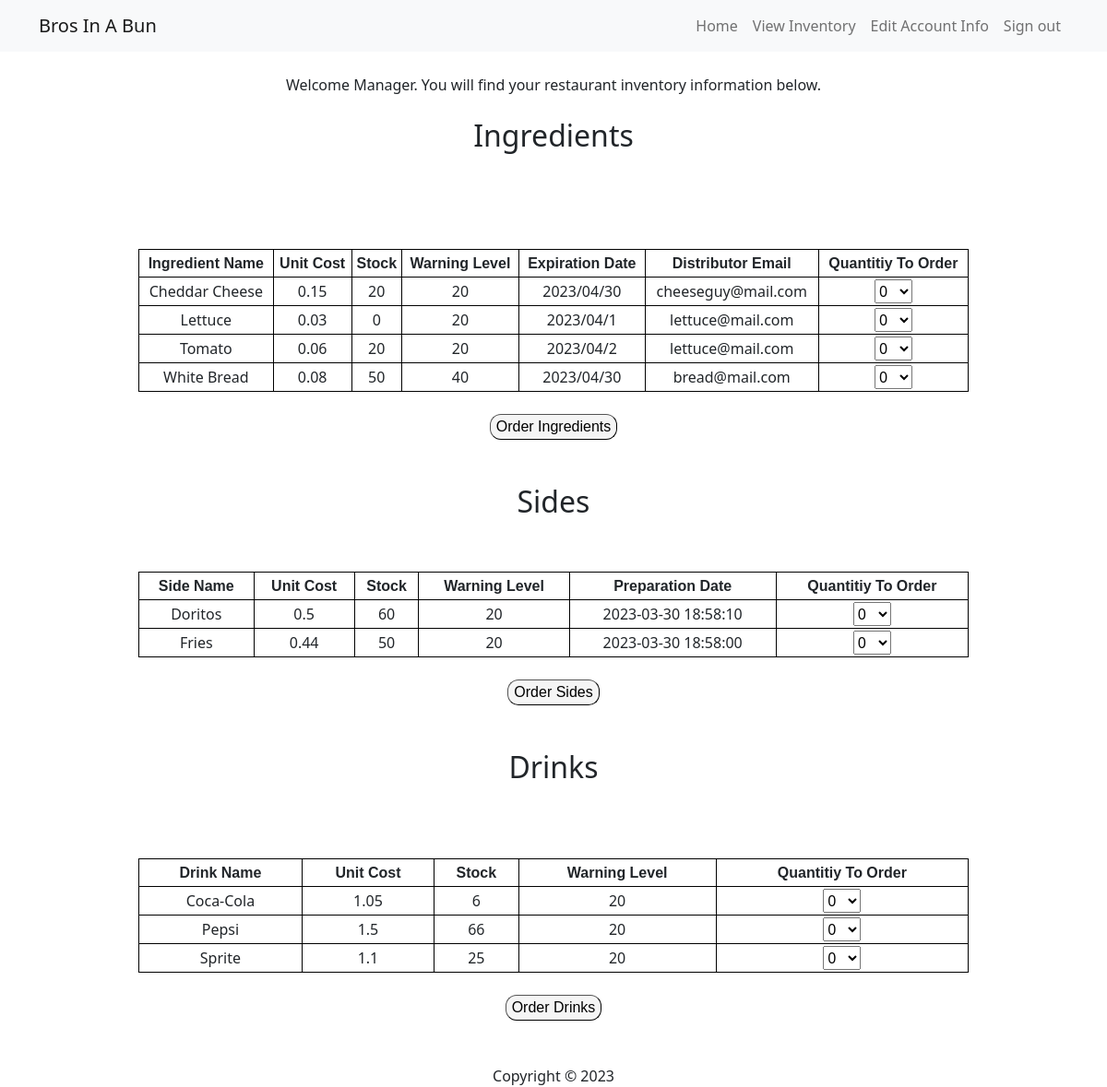
/manager/View-inventory.php (signed in), run on the app's committed database.
### tables this page shows
CREATE TABLE `ingredients` (
  `Item_name` varchar(255) NOT NULL,
  `Purchased_date` varchar(255) NOT NULL,
  `Expiration` varchar(255) NOT NULL
);

CREATE TABLE `inventory` (
  `Item_name` varchar(255) NOT NULL,
  `Unit_cost` float NOT NULL,
  `Stock_level` int(10) NOT NULL DEFAULT 0,
  `Warning_level` int(10) NOT NULL DEFAULT 20,
  `Distributor_phone` varchar(255) NOT NULL,
  `Distributor_email` varchar(255) NOT NULL
);

CREATE TABLE `sides` (
  `Item_name` varchar(255) NOT NULL,
  `Time Prepared` datetime NOT NULL
);

CREATE TABLE `drinks` (
  `Item_name` varchar(255) NOT NULL
);

### manager/View-inventory.php (the view, shortened to what this page needs)
<?php include '../inc/header.php'; ?>
<?php
if(!empty($_SESSION['Name'])){
    echo 'Welcome ' . $_SESSION['Name'] . ". You will find your restaurant inventory information below.";
}
$sql  = 'SELECT * FROM  ingredients NATURAL JOIN inventory';
$result = mysqli_query($con, $sql);
?>
<br></br>
<h2>Ingredients</h2>
<?php if(mysqli_num_rows($result) == 0){ ?>
    <p class="lead mt3">There are no items</p>
<?php ;}else{
            echo '<table border= "1" width = "900" cellspacing = "0" cellpadding = "2" colspan  = "2" >';
            echo '<tr>';
                echo '<td> <b> <font face = "Arial">Ingredient Name</font> </b></td>';
                echo '<td> <b><font face = "Arial">Unit Cost</font> </b></td>';
                echo '<td> <b><font face = "Arial">Stock</font></b> </td>';
                echo '<td> <b><font face = "Arial">Warning Level</font></b> </td>';
                echo '<td> <b><font face = "Arial">Expiration Date</font></b> </td>';
                echo '<td> <b><font face = "Arial">Distributor Email</font></b> </td>';
                echo '<td> <b><font face = "Arial">Quantitiy To Order</font></b> </td>';
            echo '</tr>';
            while($row = mysqli_fetch_assoc($result)){
                $field1name = $row["Item_name"];
                $field2name = $row["Unit_cost"];
                $field3name = $row["Stock_level"];
                $field4name = $row["Warning_level"];
                $field5name = $row["Expiration"];
                $field6name = $row["Distributor_email"];
                echo '<tr>
                <td>'.$field1name.'</td>
                <td>'.$field2name.'</td>
                <td>'.$field3name.'</td>
                <td>'.$field4name.'</td>
                <td>'.$field5name.'</td>
                <td>'.$field6name.'</td>
                <td> <select>
                    <option value="0">0</option>
                    <option value="10">10</option>
                    <option value="20">20</option>
                    <option value="30">30</option>
                    <option value="40">40</option>
                    <option value="50">50</option>
                    <option value="60">60</option>
                    <option value="70">70</option>
                    <option value="80">80</option>
                    </select></td>
                </tr><br>';
            }
            echo '</table><br>';
            echo '<button class = "nicebutton">Order Ingredients</button>';
        }?>
<?php
$sql  = 'SELECT * FROM  sides NATURAL JOIN inventory';
$result = mysqli_query($con, $sql);?>
<br></br>
<h2>Sides</h2>
<?php if(mysqli_num_rows($result) == 0){ ?>
    <p class="lead mt3">There are no items</p>
<?php ;}else{
            echo '<table border= "1" width = "900" cellspacing = "0" cellpadding = "2" colspan  = "2" >';
            echo '<tr>';
                echo '<td> <b> <font face = "Arial">Side Name</font> </b></td>';
                echo '<td> <b><font face = "Arial">Unit Cost</font> </b></td>';
                echo '<td> <b><font face = "Arial">Stock</font></b> </td>';
                echo '<td> <b><font face = "Arial">Warning Level</font></b> </td>';
                echo '<td> <b><font face = "Arial">Preparation Date</font></b> </td>';
                echo '<td> <b><font face = "Arial">Quantitiy To Order</font></b> </td>';
            echo '</tr>';
            while($row = mysqli_fetch_assoc($result)){
                $field1name = $row["Item_name"];
                $field2name = $row["Unit_cost"];
                $field3name = $row["Stock_level"];
                $field4name = $row["Warning_level"];
                $field5name = $row["Time Prepared"];
                echo '<tr>
                <td>'.$field1name.'</td>
                <td>'.$field2name.'</td>
                <td>'.$field3name.'</td>
                <td>'.$field4name.'</td>
                <td>'.$field5name.'</td>
                <td> <select>
                    <option value="0">0</option>
                    <option value="10">10</option>
                    <option value="20">20</option>
                    <option value="30">30</option>
                    <option value="40">40</option>
                    <option value="50">50</option>
                    <option value="60">60</option>
                    <option value="70">70</option>
                    <option value="80">80</option>
                    </select></td>
                </tr><br>';
            }
            echo '</table><br>';
            echo '<button class="nicebutton">Order Sides</button>';
        }?>
<?php
$sql  = 'SELECT * FROM  drinks NATURAL JOIN inventory';
$result = mysqli_query($con, $sql);?>
<br></br>
<h2>Drinks</h2>
<?php if(mysqli_num_rows($result) == 0){ ?>
    <p class="lead mt3">There are no items</p>
<?php ;}else{
            echo '<table border= "1" width = "900" cellspacing = "0" cellpadding = "2" colspan  = "2" >';
            echo '<tr>';
                echo '<td> <b> <font face = "Arial">Drink Name</font> </b></td>';
                echo '<td> <b><font face = "Arial">Unit Cost</font> </b></td>';
                echo '<td> <b><font face = "Arial">Stock</font></b> </td>';
                echo '<td> <b><font face = "Arial">Warning Level</font></b> </td>';
                echo '<td> <b><font face = "Arial">Quantitiy To Order</font></b> </td>';
            echo '</tr>';
            while($row = mysqli_fetch_assoc($result)){
                $field1name = $row["Item_name"];
                $field2name = $row["Unit_cost"];
                $field3name = $row["Stock_level"];
                $field4name = $row["Warning_level"];
                echo '<tr>
                <td>'.$field1name.'</td>
                <td>'.$field2name.'</td>
                <td>'.$field3name.'</td>
                <td>'.$field4name.'</td>
                <td> <select>
                    <option value="0">0</option>
                    <option value="10">10</option>
                    <option value="20">20</option>
                    <option value="30">30</option>
                    <option value="40">40</option>
                    <option value="50">50</option>
                    <option value="60">60</option>
                    <option value="70">70</option>
                    <option value="80">80</option>
                    </select></td>
                </tr><br>';
            }
            echo '</table><br>';
            echo '<button class="nicebutton">Order Drinks</button>';
        }?>
<?php include '../inc/footer.php'; ?>

### manager/View-inventory.php (style rules this page uses)
button.nicebutton { border-radius: 12px; border-width: thin thin; background-color: rgb(245, 245, 245); font-family: 'Trebuchet MS', 'Lucida Sans Unicode', 'Lucida Grande', 'Lucida Sans', Arial, sans-serif; }
td { border:1px solid black; border-collapse: collapse; text-align: center; }

### data on the page
ingredients: Item_name "Cheddar Cheese", Item_name.Unit_cost "0.15", Item_name.Stock_level "20", Item_name.Warning_level "20", Expiration "2023/04/30", Item_name.Distributor_email "cheeseguy@mail.com"
ingredients: Item_name "Lettuce", Item_name.Unit_cost "0.03", Item_name.Stock_level "0", Item_name.Warning_level "20", Expiration "2023/04/1", Item_name.Distributor_email "lettuce@mail.com"
ingredients: Item_name "Tomato", Item_name.Unit_cost "0.06", Item_name.Stock_level "20", Item_name.Warning_level "20", Expiration "2023/04/2", Item_name.Distributor_email "lettuce@mail.com"
ingredients: Item_name "White Bread", Item_name.Unit_cost "0.08", Item_name.Stock_level "50", Item_name.Warning_level "40", Expiration "2023/04/30", Item_name.Distributor_email "bread@mail.com"
sides: Item_name "Doritos", Item_name.Unit_cost "0.5", Item_name.Stock_level "60", Item_name.Warning_level "20", Time Prepared "2023-03-30 18:58:10"
sides: Item_name "Fries", Item_name.Unit_cost "0.44", Item_name.Stock_level "50", Item_name.Warning_level "20", Time Prepared "2023-03-30 18:58:00"
drinks: Item_name "Coca-Cola", Item_name.Unit_cost "1.05", Item_name.Stock_level "6", Item_name.Warning_level "20"
drinks: Item_name "Pepsi", Item_name.Unit_cost "1.5", Item_name.Stock_level "66", Item_name.Warning_level "20"
drinks: Item_name "Sprite", Item_name.Unit_cost "1.1", Item_name.Stock_level "25", Item_name.Warning_level "20"

### other printed values
$_SESSION['Name'] "Manager"
